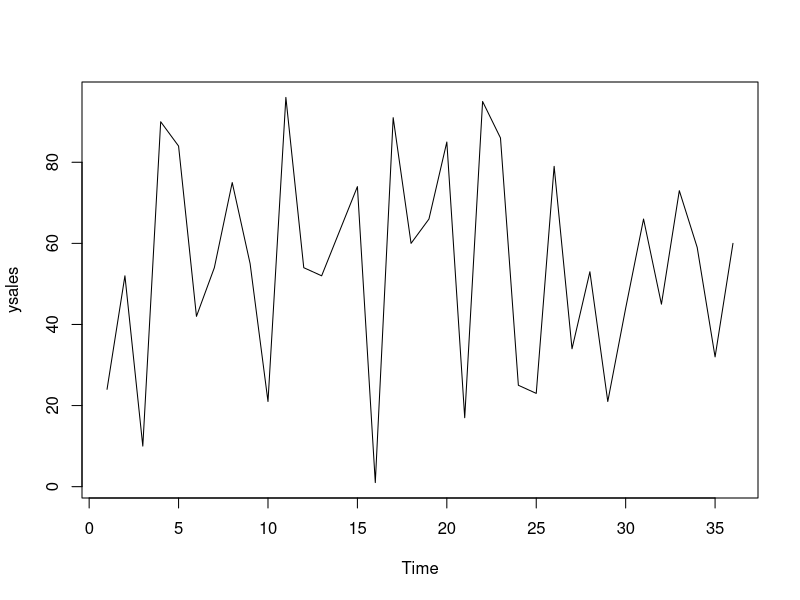
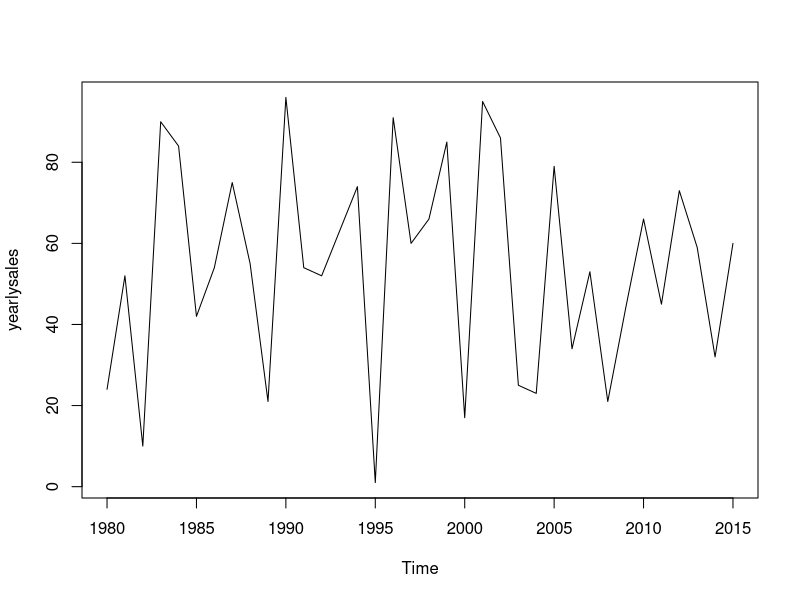
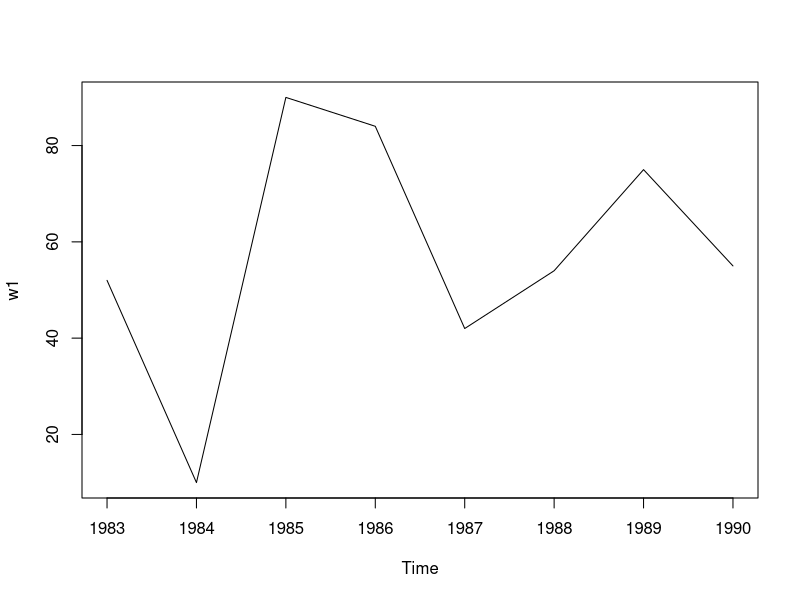
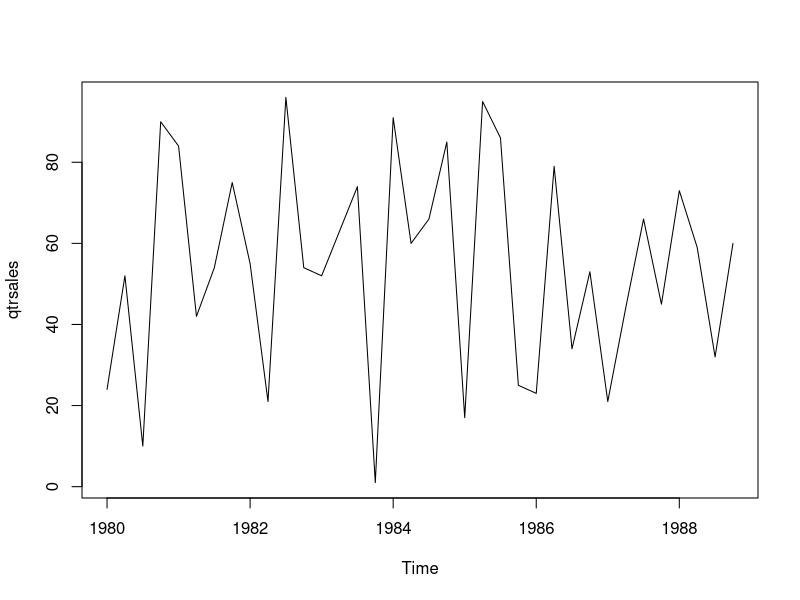
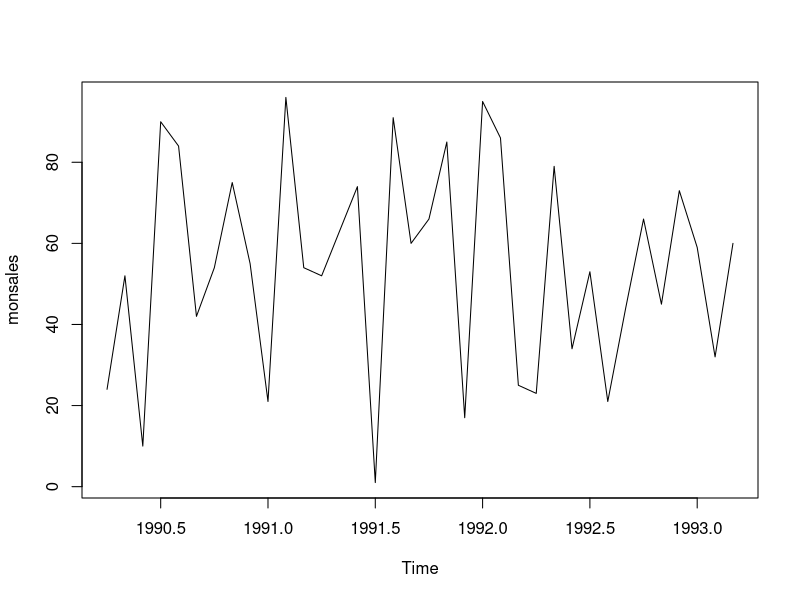
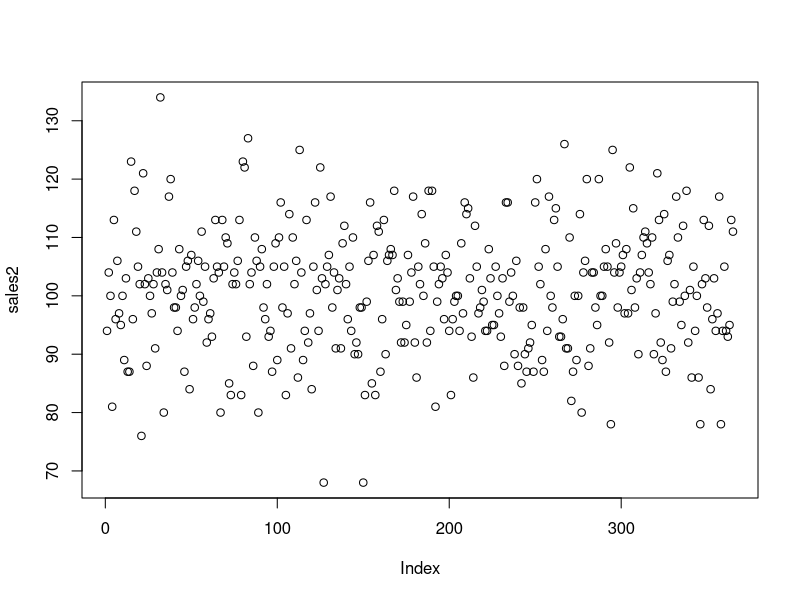
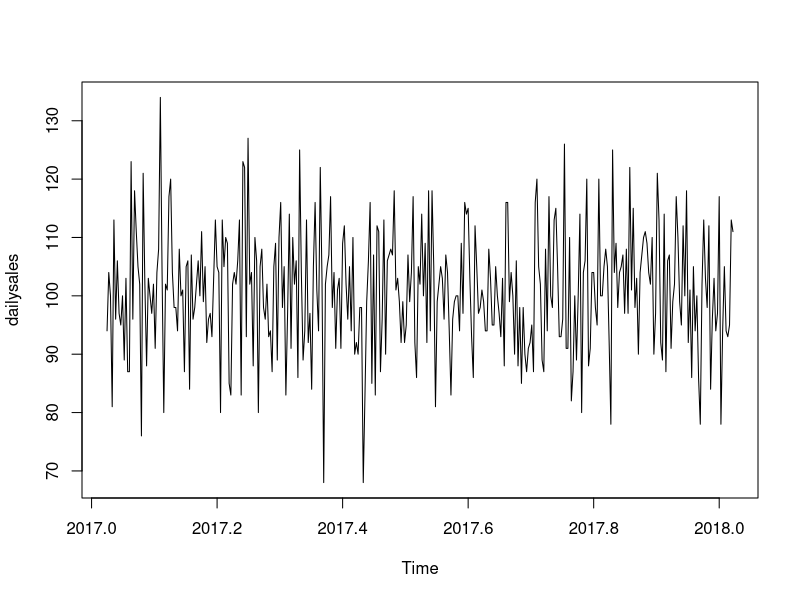
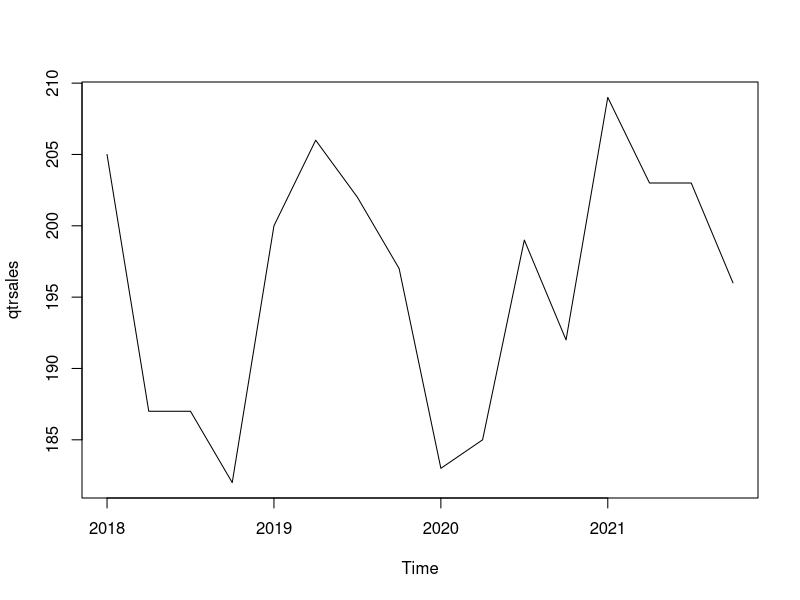

Write R code to recreate these figures, in order.
# create a time series data

#first create a vector of numerical values
# 36 observations 
set.seed(1235)
(sales = round(runif(36, 0,100)))
length(sales)

#This data can be daily, weekly, monthly, quarter, yearly data
#create yearly time series : start year 1980

#Yearly----
(ysales = ts(sales, frequency = 1))
plot(ysales)
(yearlysales = ts(sales, start=c(1980), frequency=1))

(yearlysales1 = ts(sales, start=c(1980,3), frequency=1)) 
# 3rd yr from 1980
plot(yearlysales)

#find the year when sales was > 50
yearlysales1[ yearlysales1 > 50]
class(yearlysales1)
methods(class=ts)
yearlysales1
(w1= window(yearlysales1, start=1983, end=1990))
plot(w1)



#Quarterly -----
12/4  # freq=4
(qtrsales = ts(sales, start=c(1980), frequency=4))
plot(qtrsales)
#list data from Qtr3 1980 to  1985
window(qtrsales, start=c(1980, 3), end=c(1985, 2))


#Monthly -----
12/12  # freq=12 start month=Apr/ 1990
(monsales = ts(sales, start=c(1990,4), frequency=12))
plot(monsales)
window(monsales, start=c(1991, 3))

#create data from Feb 2000 to Nov 2002
(monsales1 = ts(sales, start=c(2000,2), end=c(2003,3), frequency=12)) #recycling of elements beyond given sales value
monsales1
str(monsales1)
length(monsales1)

#see subset of sales data : May 2000 to Aug 2001
window(monsales1, start=c(2000, 5), end=c(2001, 8))

#Monthly TS
sales2 = ceiling(rnorm(365, mean=100, sd=10))
sales2
plot(sales2)

#YYYY,day
(dailysales = ts(sales2, start=c(2017,10), frequency=365))
window(dailysales, start=c(2017,50), end=c(2017,100))
mean(window(dailysales, start=c(2017,50), end=c(2017,100)))
head(sales2)
plot(dailysales)
class(dailysales)

#quarterly
sales3 = floor(rnorm(16, mean=200, sd = 12))
(qtrsales = ts(sales3, start = c(2018,1), frequency = 4))
plot(qtrsales)

#weekly
